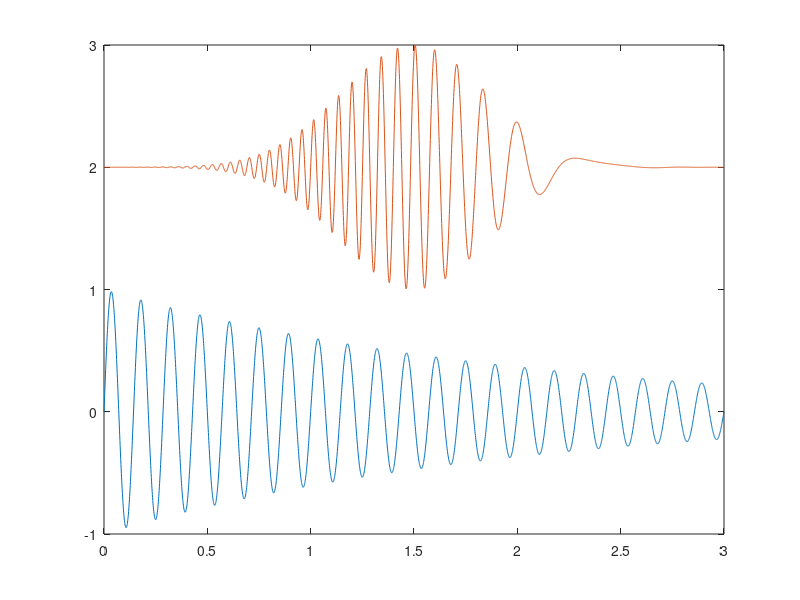

Here is the MATLAB script that generated this plot: (Note: this script raises an error after producing the figure.)
t = 0:1/1000:3;
q1 = sin(2*pi*7*t).*exp(-t/2);
q2 = chirp(t,30,2,5).*exp(-(2*t-3).^2)+2;
q = [q1;q2]';
plot(t,q);
[up,lo]  = envelope(q,300);
hold on
plot(t,up,'-',t,lo,'--')
hold off